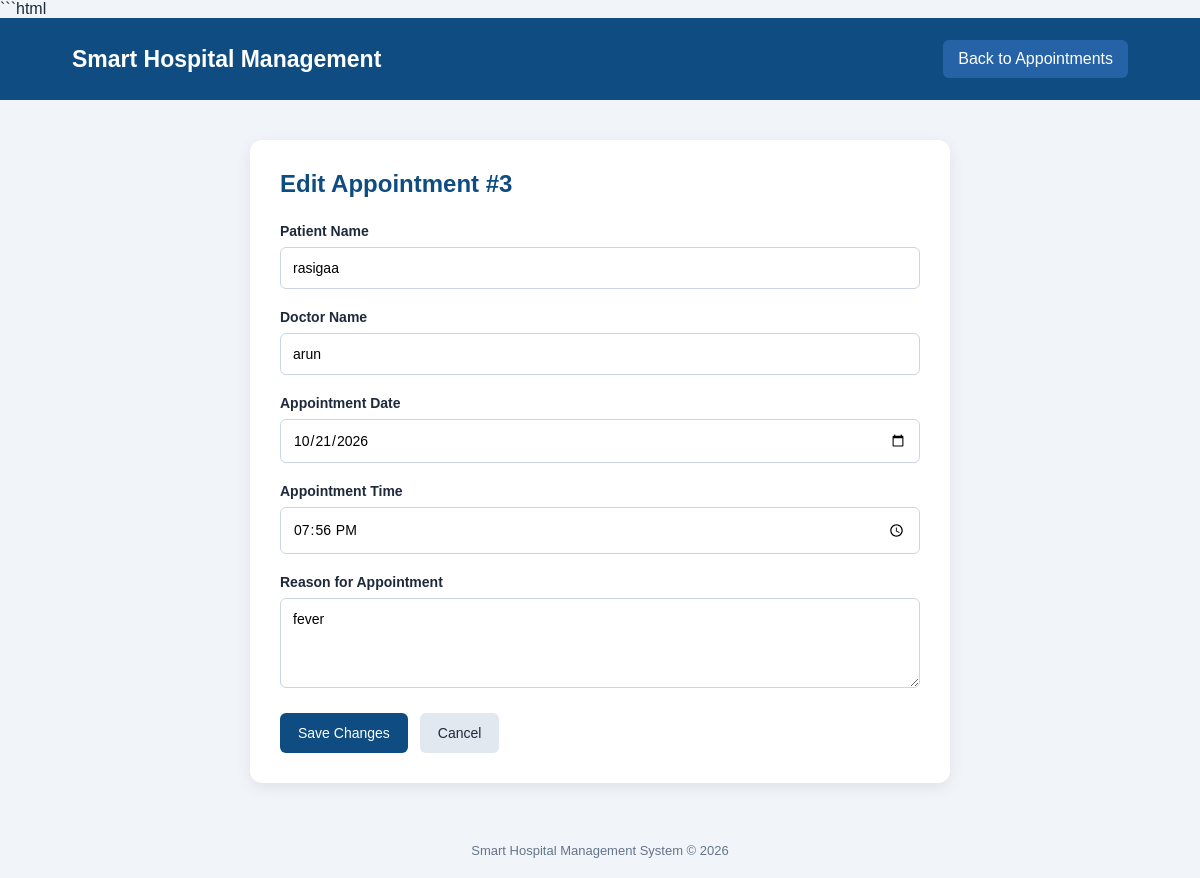
/edit_appointment/3 (signed in), run on the app's committed database.
### tables this page shows
CREATE TABLE appointments (
            id INTEGER PRIMARY KEY AUTOINCREMENT,
            patient_name TEXT NOT NULL,
            doctor_name TEXT NOT NULL,
            appointment_date TEXT NOT NULL,
            appointment_time TEXT NOT NULL,
            reason TEXT NOT NULL
        , status TEXT NOT NULL DEFAULT 'Scheduled');

### app.py (the view, shortened to what this page needs)
@app.route("/edit_appointment/<int:appointment_id>", methods=["GET", "POST"])
@login_required
def edit_appointment(appointment_id):
    conn = get_db_connection()
    try:
        appointment = conn.execute(
            "SELECT * FROM appointments WHERE id = ?",
            (appointment_id,)
        ).fetchone()
        if appointment is None:
            flash("Appointment not found.", "error")
            return redirect(url_for("appointments"))
        return render_template(
            "edit_appointment.html",
            appointment=appointment
        )
    finally:
        conn.close()

### app.py (called while the page is built)
def get_db_connection():
    conn = sqlite3.connect(DATABASE)
    conn.row_factory = sqlite3.Row
    return conn

def login_required(view_function):
    @wraps(view_function)
    def wrapped_view(*args, **kwargs):
        if "admin_id" not in session:
            flash("Please log in to continue.", "error")
            return redirect(url_for("login"))
        return view_function(*args, **kwargs)
    return wrapped_view

### templates/edit_appointment.html (shortened to what this page needs)
<!DOCTYPE html>
<html lang="en">
<head>
</head>
<body>
<header>
    <h1>Smart Hospital Management</h1>
    <a href="{{ url_for('appointments') }}">Back to Appointments</a>
</header>
<main class="container">
    <section class="card">
        <h2>Edit Appointment #{{ appointment['id'] }}</h2>
        <form
            action="{{ url_for(
                'edit_appointment',
                appointment_id=appointment['id']
            ) }}"
            method="POST"
        >
            <div class="form-group">
                <label for="patient_name">Patient Name</label>
                <input
                    type="text"
                    id="patient_name"
                    name="patient_name"
                    value="{{ appointment['patient_name'] }}"
                    required
                >
            </div>
            <div class="form-group">
                <label for="doctor_name">Doctor Name</label>
                <input
                    type="text"
                    id="doctor_name"
                    name="doctor_name"
                    value="{{ appointment['doctor_name'] }}"
                    required
                >
            </div>
            <div class="form-group">
                <label for="appointment_date">Appointment Date</label>
                <input
                    type="date"
                    id="appointment_date"
                    name="appointment_date"
                    value="{{ appointment['appointment_date'] }}"
                    required
                >
            </div>
            <div class="form-group">
                <label for="appointment_time">Appointment Time</label>
                <input
                    type="time"
                    id="appointment_time"
                    name="appointment_time"
                    value="{{ appointment['appointment_time'] }}"
                    required
                >
            </div>
            <div class="form-group">
                <label for="reason">Reason for Appointment</label>
                <textarea
                    id="reason"
                    name="reason"
                    required
                >{{ appointment['reason'] }}</textarea>
            </div>
            <div class="buttons">
                <button type="submit" class="save">
                    Save Changes
                </button>
                <a
                    href="{{ url_for('appointments') }}"
                    class="cancel"
                >
                    Cancel
                </a>
            </div>
        </form>
    </section>
</main>
<footer>
    Smart Hospital Management System &copy; 2026
</footer>
</body>
</html>

### templates/edit_appointment.html (style rules this page uses)
* { box-sizing: border-box; margin: 0; padding: 0; font-family: Arial, sans-serif; }
body { background: #f1f5f9; color: #1e293b; }
header { background: #0f4c81; color: white; padding: 22px 6%; display: flex; justify-content: space-between; align-items: center; flex-wrap: wrap; gap: 12px; }
header h1 { font-size: 23px; }
header a { color: white; background: #2563a6; text-decoration: none; padding: 10px 15px; border-radius: 6px; }
.container { width: 90%; max-width: 700px; margin: 40px auto; }
.card { background: white; padding: 30px; border-radius: 12px; box-shadow: 0 4px 15px rgba(0, 0, 0, 0.08); }
h2 { color: #0f4c81; margin-bottom: 25px; }
.form-group { margin-bottom: 20px; }
label { display: block; margin-bottom: 8px; font-weight: bold; font-size: 14px; }
input, select, textarea { width: 100%; padding: 12px; border: 1px solid #cbd5e1; border-radius: 6px; font-size: 14px; background: white; }
textarea { min-height: 90px; resize: vertical; }
.buttons { display: flex; gap: 12px; flex-wrap: wrap; margin-top: 25px; }
button, .cancel { padding: 12px 18px; border: none; border-radius: 6px; font-size: 14px; cursor: pointer; text-decoration: none; text-align: center; }
.save { background: #0f4c81; color: white; }
.cancel { background: #e2e8f0; color: #1e293b; }
footer { text-align: center; padding: 20px; color: #64748b; font-size: 13px; }

### data on the page
appointments: id "3", patient_name "rasigaa", doctor_name "arun", appointment_date "10/21/2026", appointment_time "19:56", reason "fever"
